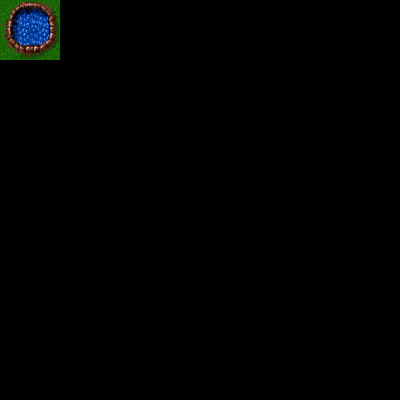

The image is a tile-based game level rendered from a .tmx file. Its description and source (layers, tilesets, objects; grid data summarised) follow:
An orthogonal 20x20 tile map with 20x20 px tiles, 1 tile layer (base).

<map version="1.0" orientation="orthogonal" width="20" height="20" tilewidth="20" tileheight="20">
 <properties>
  <property name="border" value="10" />
  <property name="displayHeight" value="30" />
 </properties>
 <tileset firstgid="1" name="animationtest" tilewidth="20" tileheight="20">
  <image source="Grs2Watr.png" width="300" height="100" />
   <properties>
    <property name="animationDuration" value="0.15" />
    <property name="animationFrames" value="5" />
    <property name="animationTileOffset" value="3" />
   </properties>
 </tileset>
 <layer name="base" width="20" height="20">
  <data>[400 cells, 9 non-empty, 9 distinct tile ids]</data>
 </layer>
</map>
